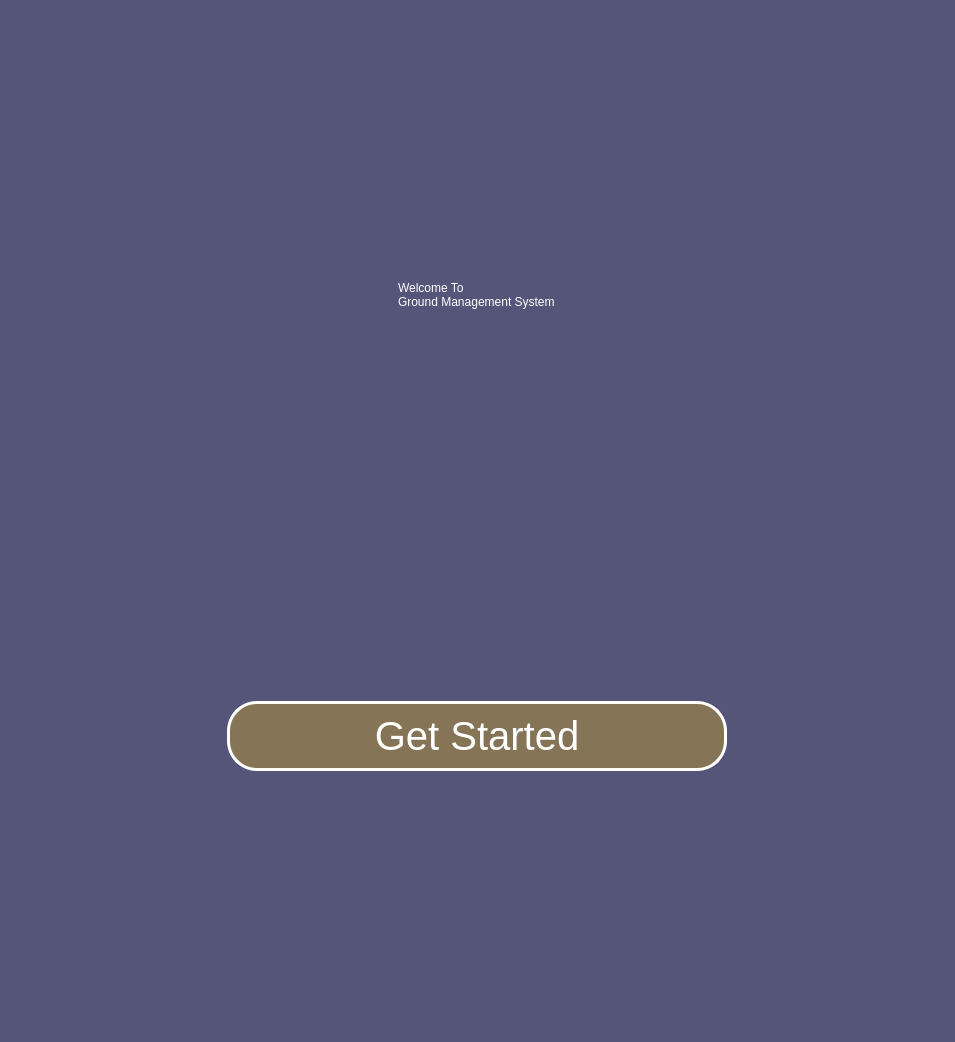
<?xml version="1.0" encoding="UTF-8"?>
<ui version="4.0">
 <class>MainWindow</class>
 <widget class="QMainWindow" name="MainWindow">
  <property name="geometry">
   <rect>
    <x>0</x>
    <y>0</y>
    <width>955</width>
    <height>1042</height>
   </rect>
  </property>
  <property name="windowTitle">
   <string>MainWindow</string>
  </property>
  <property name="styleSheet">
   <string notr="true">background-color: rgb(84,85,121);</string>
  </property>
  <widget class="QWidget" name="centralwidget">
   <property name="styleSheet">
    <string notr="true"/>
   </property>
   <layout class="QVBoxLayout" name="verticalLayout">
    <item alignment="Qt::AlignHCenter">
     <widget class="QFrame" name="frame">
      <property name="sizePolicy">
       <sizepolicy hsizetype="Maximum" vsizetype="Maximum">
        <horstretch>0</horstretch>
        <verstretch>0</verstretch>
       </sizepolicy>
      </property>
      <property name="styleSheet">
       <string notr="true">border:0px;
</string>
      </property>
      <property name="frameShape">
       <enum>QFrame::StyledPanel</enum>
      </property>
      <property name="frameShadow">
       <enum>QFrame::Raised</enum>
      </property>
      <layout class="QVBoxLayout" name="verticalLayout_2">
       <item>
        <spacer name="horizontalSpacer_2">
         <property name="orientation">
          <enum>Qt::Horizontal</enum>
         </property>
         <property name="sizeHint" stdset="0">
          <size>
           <width>40</width>
           <height>35</height>
          </size>
         </property>
        </spacer>
       </item>
       <item alignment="Qt::AlignHCenter|Qt::AlignVCenter">
        <widget class="QLabel" name="label_2">
         <property name="sizePolicy">
          <sizepolicy hsizetype="Preferred" vsizetype="Preferred">
           <horstretch>0</horstretch>
           <verstretch>0</verstretch>
          </sizepolicy>
         </property>
         <property name="maximumSize">
          <size>
           <width>1000</width>
           <height>224</height>
          </size>
         </property>
         <property name="styleSheet">
          <string notr="true">color:rgb(255, 255, 255);
font: 55px &quot;Arial&quot;;
qproperty-alignment: 'AlignCenter';
</string>
         </property>
         <property name="text">
          <string>Welcome To
Ground Management System</string>
         </property>
        </widget>
       </item>
       <item>
        <spacer name="horizontalSpacer_4">
         <property name="orientation">
          <enum>Qt::Horizontal</enum>
         </property>
         <property name="sizeHint" stdset="0">
          <size>
           <width>40</width>
           <height>35</height>
          </size>
         </property>
        </spacer>
       </item>
       <item alignment="Qt::AlignHCenter">
        <widget class="QLabel" name="label">
         <property name="sizePolicy">
          <sizepolicy hsizetype="Preferred" vsizetype="Minimum">
           <horstretch>0</horstretch>
           <verstretch>0</verstretch>
          </sizepolicy>
         </property>
         <property name="minimumSize">
          <size>
           <width>300</width>
           <height>300</height>
          </size>
         </property>
         <property name="maximumSize">
          <size>
           <width>500</width>
           <height>400</height>
          </size>
         </property>
         <property name="baseSize">
          <size>
           <width>0</width>
           <height>0</height>
          </size>
         </property>
         <property name="styleSheet">
          <string notr="true">border-radius: 10px;
width: 50px;
height: 50px;</string>
         </property>
         <property name="text">
          <string/>
         </property>
         <property name="pixmap">
          <pixmap resource="images.qrc">:/img/images/GMS_LOGO.png</pixmap>
         </property>
         <property name="scaledContents">
          <bool>true</bool>
         </property>
         <property name="alignment">
          <set>Qt::AlignCenter</set>
         </property>
         <property name="wordWrap">
          <bool>false</bool>
         </property>
         <property name="margin">
          <number>-1</number>
         </property>
         <property name="indent">
          <number>-1</number>
         </property>
        </widget>
       </item>
       <item>
        <spacer name="horizontalSpacer">
         <property name="orientation">
          <enum>Qt::Horizontal</enum>
         </property>
         <property name="sizeType">
          <enum>QSizePolicy::Minimum</enum>
         </property>
         <property name="sizeHint" stdset="0">
          <size>
           <width>40</width>
           <height>35</height>
          </size>
         </property>
        </spacer>
       </item>
       <item alignment="Qt::AlignHCenter">
        <widget class="QPushButton" name="pushButton">
         <property name="sizePolicy">
          <sizepolicy hsizetype="Preferred" vsizetype="Preferred">
           <horstretch>0</horstretch>
           <verstretch>0</verstretch>
          </sizepolicy>
         </property>
         <property name="minimumSize">
          <size>
           <width>500</width>
           <height>70</height>
          </size>
         </property>
         <property name="maximumSize">
          <size>
           <width>400</width>
           <height>50</height>
          </size>
         </property>
         <property name="layoutDirection">
          <enum>Qt::LeftToRight</enum>
         </property>
         <property name="styleSheet">
          <string notr="true">QPushButton{
font-size:40px;
border-radius:30px;
background-color:rgb(133, 117, 86);
border-style: solid;
border-width: 3px;
border-color:rgb(255, 255, 255);
color:rgb(255, 255, 255);
}
QPushButton:hover{
	background-color:rgba(134, 243, 210, 128);
}
QPushButton:pressed{
	color:rgba(0, 0, 0, 66);
	background-color:rgba(134, 243, 210, 64)
}</string>
         </property>
         <property name="text">
          <string>Get Started</string>
         </property>
        </widget>
       </item>
       <item>
        <spacer name="horizontalSpacer_3">
         <property name="orientation">
          <enum>Qt::Horizontal</enum>
         </property>
         <property name="sizeHint" stdset="0">
          <size>
           <width>40</width>
           <height>35</height>
          </size>
         </property>
        </spacer>
       </item>
      </layout>
     </widget>
    </item>
   </layout>
  </widget>
 </widget>
 <resources>
  <include location="images.qrc"/>
 </resources>
 <connections/>
</ui>
